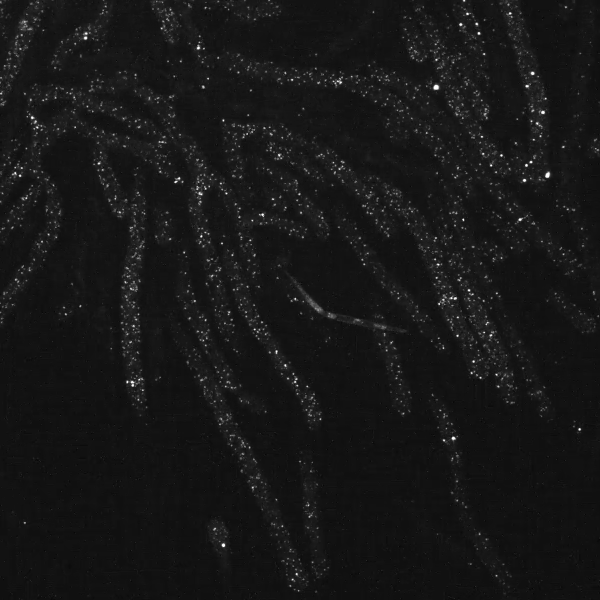
#> input picture frame 13 of Project GEMS/gems_wtNoNuc007 (max projection video).mp4, 1200 x 1200 px, given in place of 160706_WT_Q_Duodenum_NoAbAdded_1.mp4, which was not available (shown at 1/2 size)
$ jupyter execute opencv_experiment.ipynb   (shell and % lines are left out)   (text cells are left out)
#> lines starting #> are read from the running program, lines starting #| are printed output that depends on the picture; pictures that were not available may be replaced by others from this repository, and a replacement may not be noted
[cell 1]
from ipywidgets import interact
import cv2
import numpy as np
import matplotlib.pyplot as plt

[cell 2]
def video_capture(threshold):
#> called with threshold = 100
    mp4_file = '../Project Salmonella/Videos/160706_WT_Q/Duodenum/160706_WT_Q_Duodenum_NoAbAdded_1.mp4'

    # Open the MP4 file
    cap = cv2.VideoCapture(mp4_file)
    print("File opened: ", cap.isOpened())

    # List to store pixel values
    pixel_values = []
    thresholded_pixel_values = []

    # Read frames until the end of the video
    while(cap.isOpened()):
        # Read a frame
        ret, frame = cap.read()
#> frame is the input picture: shape (1200, 1200, 3); min 0, max 255, mean 23.2
        if not ret:
            break

        # Convert the frame to grayscale
        frame_gray = cv2.cvtColor(frame, cv2.COLOR_BGR2GRAY)
        corrected_frame_gray = cv2.flip(frame_gray, 0) # re-orienting
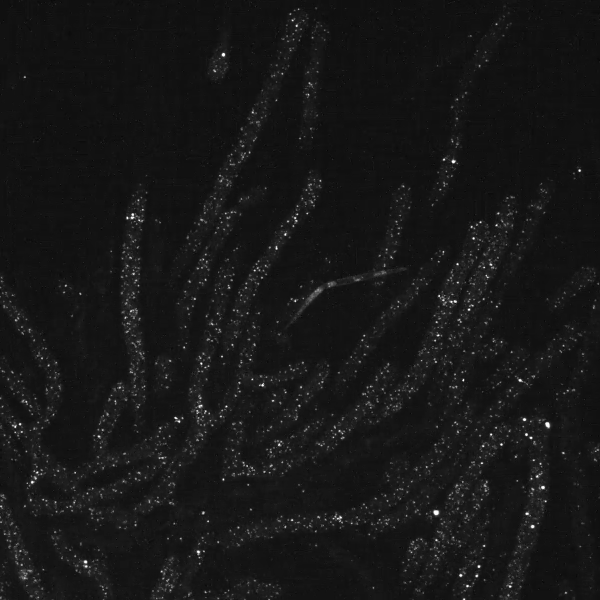
#> corrected_frame_gray: shape (1200, 1200) (shown at 1/2 size); min 0, max 255, mean 23.2
        _, thresholded_frame_gray = cv2.threshold(corrected_frame_gray, threshold, 255, cv2.THRESH_BINARY)
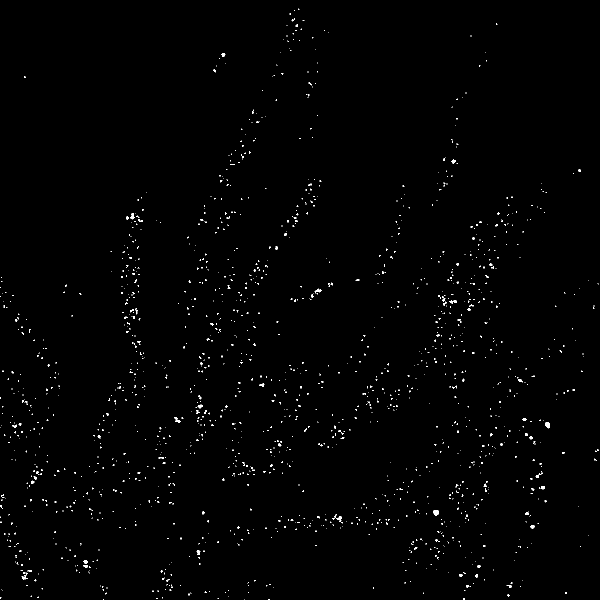
#> thresholded_frame_gray: shape (1200, 1200) (shown at 1/2 size); 0.7% white in thin lines or dots

        # Convert the frame to a list of lists (pixel values)
        frame_pixels = corrected_frame_gray.tolist()
#> frame_pixels = 1200 items
        pixel_values.append(frame_pixels)
        thresholded_pixel_values.append(thresholded_frame_gray)

    thresholded_pixel_values_array = np.array(thresholded_pixel_values)

    cap.release()

    return pixel_values, thresholded_pixel_values_array

pixel_values, threshold_100 = video_capture(100)
pixel_values, threshold_120 = video_capture(120)
pixel_values, threshold_150 = video_capture(150)
pixel_values, threshold_180 = video_capture(180)
pixel_values, threshold_200 = video_capture(200)

# Stats
print("Number of frames:", len(pixel_values), "frames")
print("Size of each frame (height x width):", len(pixel_values[0]), "x", len(pixel_values[0][0]))
#print("Min intensity:", min(pixel_values))
#print("Max intensity:", max(pixel_values))

Nt = len(pixel_values)
height = len(pixel_values[0])
width = len(pixel_values[0][0])

$ run again, starting later in the video
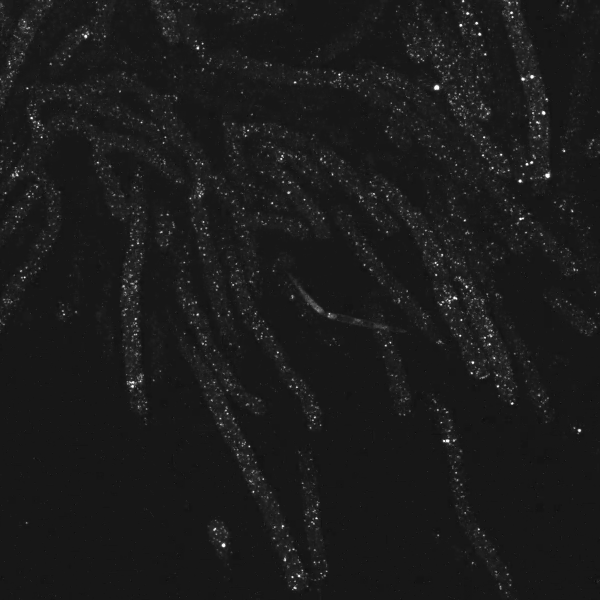
#> input picture frame 62 of Project GEMS/gems_wtNoNuc007 (max projection video).mp4, 1200 x 1200 px, given in place of 160706_WT_Q_Duodenum_NoAbAdded_1.mp4, which was not available (shown at 1/2 size)
#> in video_capture, frame is the input picture: shape (1200, 1200, 3); min 0, max 255, mean 27.1
#> in video_capture, `corrected_frame_gray = cv2.flip(frame_gray, 0)`:
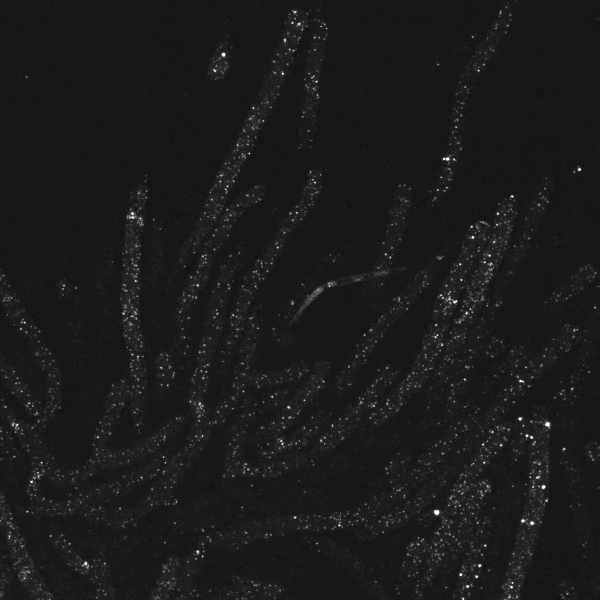
#> corrected_frame_gray: shape (1200, 1200) (shown at 1/2 size); min 0, max 255, mean 27.1
#> in video_capture, `_, thresholded_frame_gray = cv2.threshold(corrected_frame_gray, thresh..`:
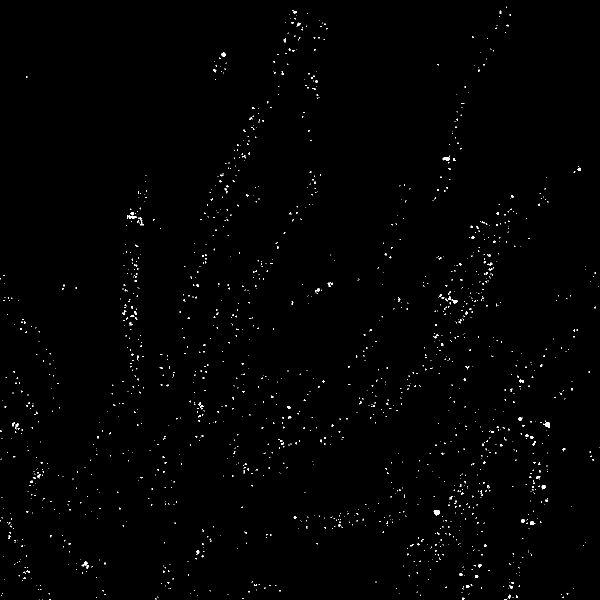
#> thresholded_frame_gray: shape (1200, 1200) (shown at 1/2 size); 0.63% white in thin lines or dots
#> frame_pixels = 1200 items

$ run again, starting later in the video
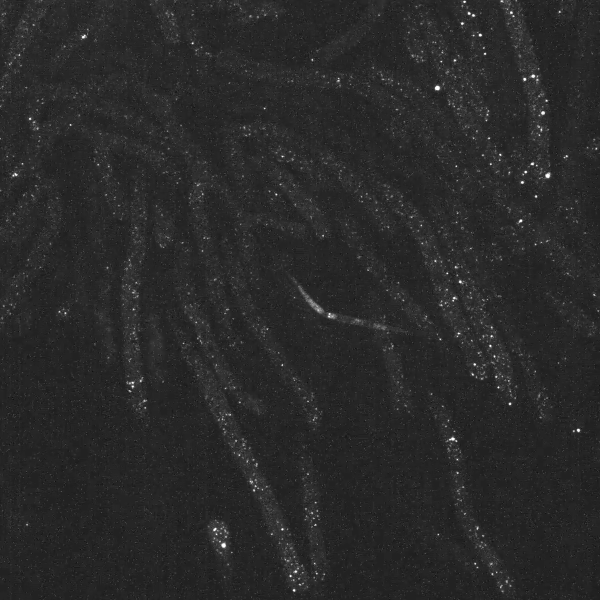
#> input picture frame 111 of Project GEMS/gems_wtNoNuc007 (max projection video).mp4, 1200 x 1200 px, given in place of 160706_WT_Q_Duodenum_NoAbAdded_1.mp4, which was not available (shown at 1/2 size)
#> in video_capture, frame is the input picture: shape (1200, 1200, 3); min 0, max 255, mean 41.6
#> in video_capture, `corrected_frame_gray = cv2.flip(frame_gray, 0)`:
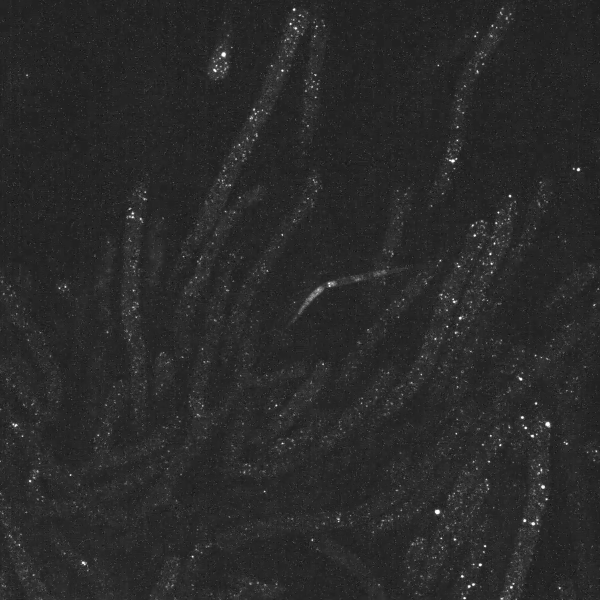
#> corrected_frame_gray: shape (1200, 1200) (shown at 1/2 size); min 0, max 255, mean 41.6
#> in video_capture, `_, thresholded_frame_gray = cv2.threshold(corrected_frame_gray, thresh..`:
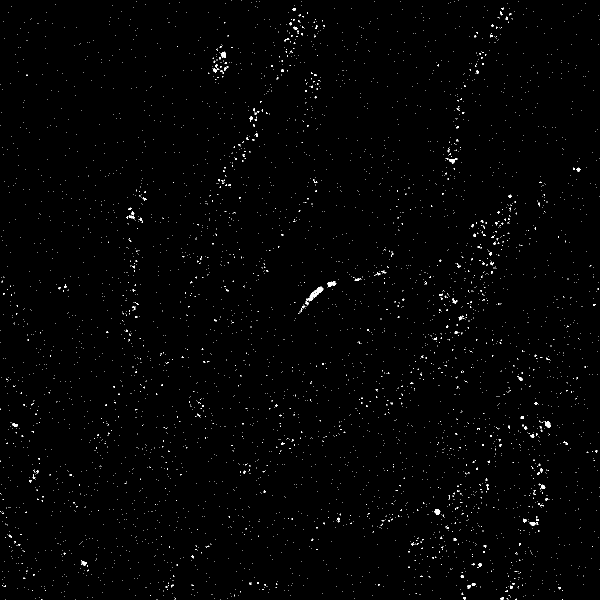
#> thresholded_frame_gray: shape (1200, 1200) (shown at 1/2 size); 0.8% white in thin lines or dots
#> frame_pixels = 1200 items
